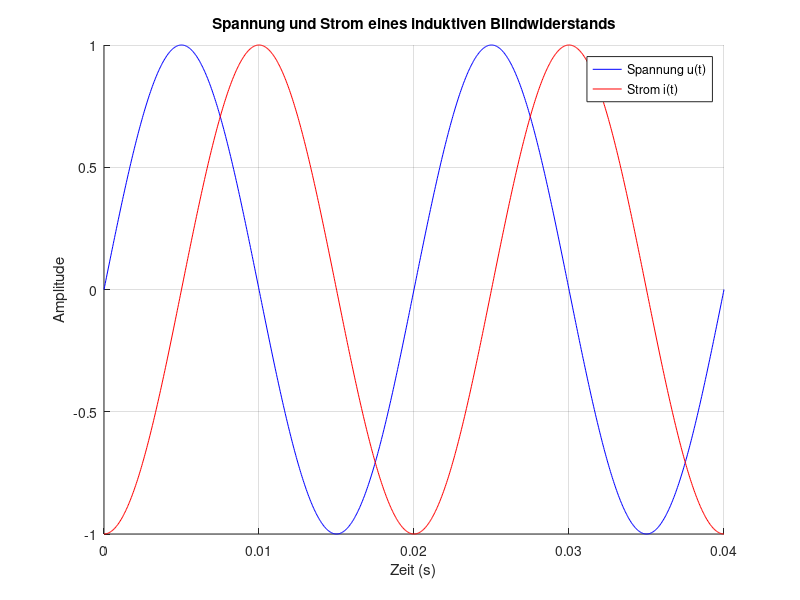

This chart was generated by the following MATLAB code:
clc;
clearvars;

% Parameter
f = 50; % Frequenz in Hz
T = 1 / f; % Periode in Sekunden
omega = 2 * pi * f; % Winkelgeschwindigkeit
t = linspace(0, 2 * T, 1000); % Zeitvektor über zwei Perioden

% Spannung und Strom
U0 = 1; % Maximale Spannung (Amplitude)
I0 = 1; % Maximaler Strom (Amplitude)

% Spannungskurve (Sinusfunktion)
u = U0 * sin(omega * t);

% Stromkurve (Sinusfunktion, um 90° phasenverschoben)
i = I0 * sin(omega * t - pi / 2);

% Plot
figure;
hold on;
plot(t, u, 'b', 'DisplayName', 'Spannung u(t)');
plot(t, i, 'r', 'DisplayName', 'Strom i(t)');
xlabel('Zeit (s)');
ylabel('Amplitude');
title('Spannung und Strom eines induktiven Blindwiderstands');
legend;
grid on;
hold off;
